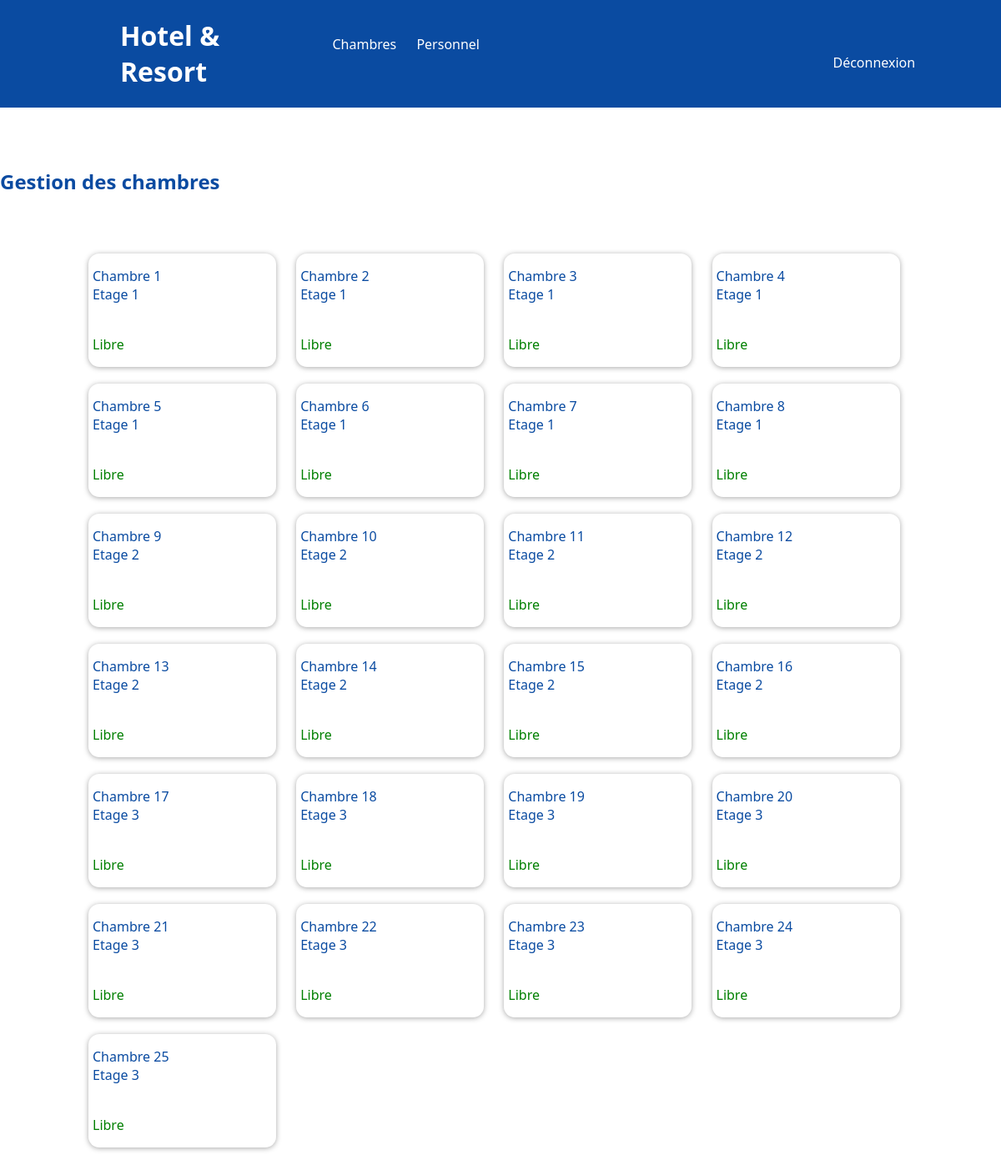
Page /index.php?error=none (signed in) on the committed database.
### tables this page shows
CREATE TABLE `chambre` (
  `id_chambre` int(11) NOT NULL,
  `etage` int(255) NOT NULL,
  `numero` int(255) NOT NULL,
  `statut` int(11) NOT NULL,
  `employee` int(11) DEFAULT NULL
);

### index.php (the view, shortened to what this page needs)
<!DOCTYPE html>
<html>
 <head>
   <link rel="stylesheet" type="text/css" href="./style/index.css" />
 </head>
 <body>
 <div class="header">
    <h1 id="head-title">Hotel & Resort</h1>
    <ul id="boutton-margin">
        <li><a href="index.php">Chambres</a></li>
        <li><a href="personnel.php">Personnel</a></li>
        <li id="déconnexion"><a href="logout.php">Déconnexion</a></li>
    </ul>
</div>
<?php
try
{
	$bdd = new PDO('mysql:host=localhost;dbname=gestion_hotel;charset=utf8', 'root', 'root');
}
catch(Exception $e)
{
	die('Erreur :'.$e->getMessage() );
}
?>
<h2>Gestion des chambres</h2>
<div class="main">
    <?php
    $getAll = $bdd->query('SELECT chambre.numero, chambre.etage, statut.statut FROM chambre INNER JOIN statut on chambre.statut = statut.id_statut');
        foreach ($getAll->fetchAll() as $data)
        {
        ?>
        <div class="case_chambre">
            <div class="chambre active" style="z-index :20">
                <?php
                echo '<p>Chambre '. $data['numero'] .'</br>Etage '.$data['etage'].'</br></br></p>';
                if ($data['statut'] == 'libre') {
                    echo '<p class="libre">Libre</p>';
                }
                elseif ($data['statut'] == 'occupe') {
                    echo '<p class="occupe">Occupé</p>';
                }
                else {
                    echo '<p class="nettoyage">A nettoyer</p>';
                }
                ?>
            </div>
        </div>
        <?php
        }
    ?>
</div>
 </body>
</html>

### style/index.css (style rules this page uses)
html, body { margin: 0px; font-family: Segoe UI, Light; }
.header { background: rgb(10, 75, 161); padding: 0px; display: flex; align-items: center; color: white; }
#boutton-margin { margin-left: 0%; }
#head-title { margin-left: 12%; }
li { display: inline; margin: 10px; }
a { text-decoration: none; color: white; }
#déconnexion { padding-left: 600px; }
h2 { color: rgb(10, 75, 161); margin-bottom: -3%; margin-right: 10%; margin-top: 6%; }
.main { padding: 8%; }
.case_chambre { border: hidden; border-radius: 13px; margin: 10px; display: inline-block; text-align: left; padding-top: 0px; padding-bottom: 0px; padding-left: 5px; width: 220px; background-color: white; box-shadow: 0px 1px 6px darkgrey; position: relative; }
.libre { color: green; }
.chambre { position: relative; }
.active { z-index: 20 !important; }
p { color: rgb(10, 75, 161); font-family: Segoe UI, Light; }

### rows in the picture
chambre: numero "1", etage "1"
chambre: numero "2", etage "1"
chambre: numero "3", etage "1"
chambre: numero "4", etage "1"
chambre: numero "5", etage "1"
chambre: numero "6", etage "1"
chambre: numero "7", etage "1"
chambre: numero "8", etage "1"
chambre: numero "9", etage "2"
chambre: numero "10", etage "2"
chambre: numero "11", etage "2"
chambre: numero "12", etage "2"
chambre: numero "13", etage "2"
chambre: numero "14", etage "2"
chambre: numero "15", etage "2"
chambre: numero "16", etage "2"
chambre: numero "17", etage "3"
chambre: numero "18", etage "3"
chambre: numero "19", etage "3"
chambre: numero "20", etage "3"
chambre: numero "21", etage "3"
chambre: numero "22", etage "3"
chambre: numero "23", etage "3"
chambre: numero "24", etage "3"
chambre: numero "25", etage "3"
